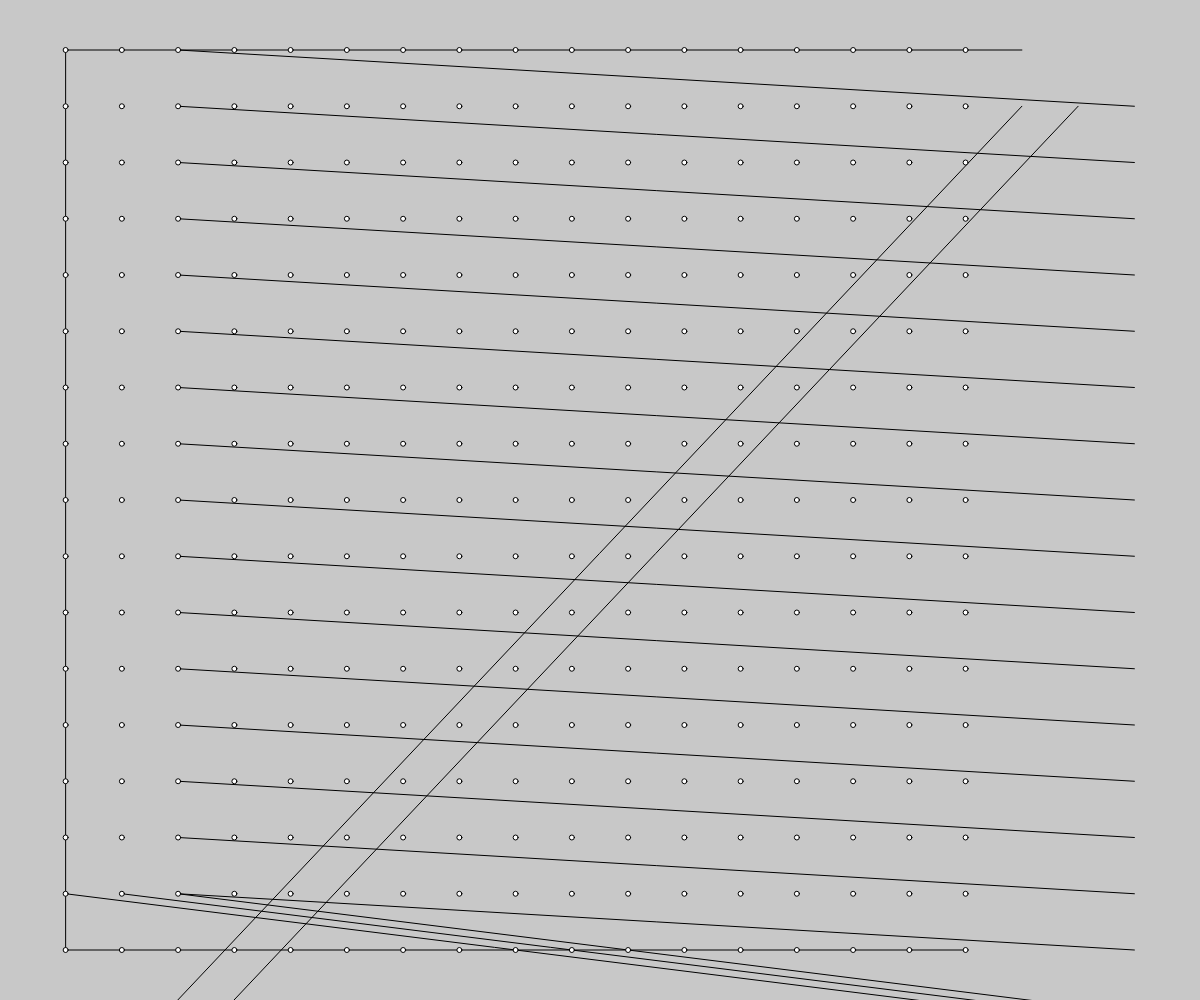
Frame 1 (no input)
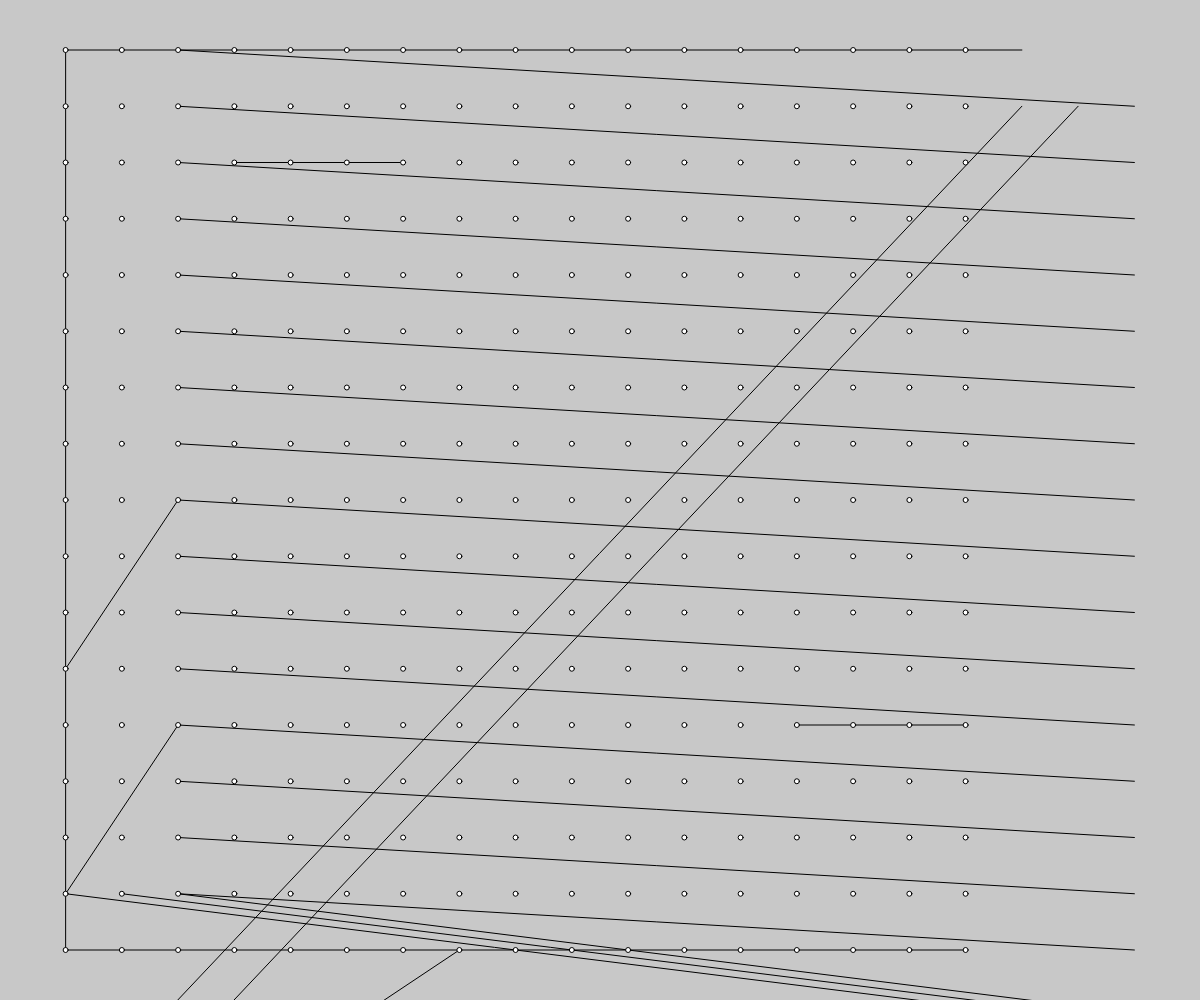
Frame 60 (no input)
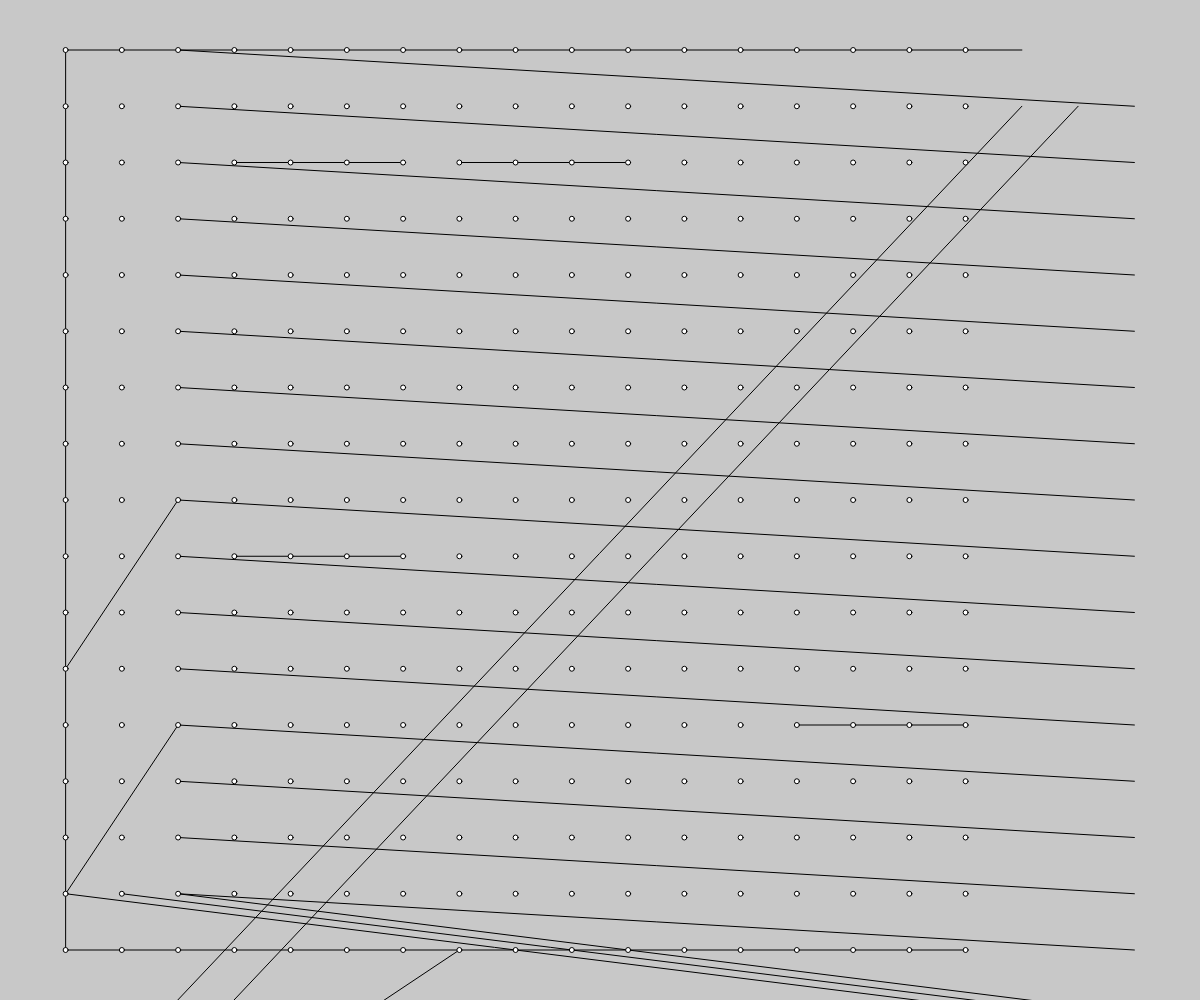
Frame 120 (the mouse pressed at the canvas centre since frame 60)

The p5.js sketch that drew these frames (run headless with seeded random() and noise() and a simulated clock; from frame 60 on, the mouse is pressed at the canvas centre):

// p5.js sketch
// ── sketch.js
const gridDim = 16;
const margin = 50;
const maxTries = 700;

// Teste de interseção de segmentos
function segmentIntersect(a, b, c, d) {
  // produto vetorial: sinal indica de que lado de p->q está r
  const cross = (p, q, r) =>
    (q[0] - p[0]) * (r[1] - p[1]) - (q[1] - p[1]) * (r[0] - p[0]);

  // assume r colinear com p-q: verifica se está dentro do retângulo delimitador
  const onSeg = (p, q, r) =>
    Math.min(p[0], q[0]) <= r[0] && r[0] <= Math.max(p[0], q[0]) &&
    Math.min(p[1], q[1]) <= r[1] && r[1] <= Math.max(p[1], q[1]);

  const d1 = cross(c, d, a);
  const d2 = cross(c, d, b);
  const d3 = cross(a, b, c);
  const d4 = cross(a, b, d);

  // caso geral: a e b em lados opostos de c-d, e c e d em lados opostos de a-b
  if (((d1 > 0) !== (d2 > 0)) && d1 !== 0 && d2 !== 0 &&
      ((d3 > 0) !== (d4 > 0)) && d3 !== 0 && d4 !== 0) return true;

  // casos colineares / extremidade tocando o outro segmento
  if (d1 === 0 && onSeg(c, d, a)) return true;
  if (d2 === 0 && onSeg(c, d, b)) return true;
  if (d3 === 0 && onSeg(a, b, c)) return true;
  if (d4 === 0 && onSeg(a, b, d)) return true;

  return false;
}

class Grid {
  constructor (nx, ny, cell) {
    let mx = (width-nx*cell)/2;
    let my = (height-ny*cell)/2;
    let n = (nx+1)*(ny+1)
    Object.assign(this, {nx,ny,cell,mx,my,n})
    this.edges = new Set()
    this.pEdges = new Map()
  }
  pcode (i,j) {
    return i*(this.nx+1)+j
  }
  pcodeToGridCoords(p) {
    let j = p % (this.nx+1);
    let i = floor(p/(this.nx+1))
    return [i,j]
  }
  pcodeToCoords(p) {
    return this.coords(...this.pcodeToGridCoords(p))
  }
  coords (i,j) {
    return [this.mx+this.cell*i, this.my+this.cell*j]
  }
  ecode (p1,p2) {
    if (p1>p2) [p1,p2] = [p2,p1]; // Canonize edge codes
    return p1*(this.n+1)+p2
  }
  ecodeToPcode(e) {
    let p2 = e % (this.n+1);
    let p1 = floor(e/(this.n+1))
    return [p1,p2]
  }
  addEdge(p1,p2) {
    let e = this.ecode(p1,p2);
    this.edges.add(e);
    {
      let pedges = this.pEdges.get(p1) || []
      pedges.push (e)
      this.pEdges.set(p1,pedges)
    }
    {
      let pedges = this.pEdges.get(p2) || []
      pedges.push (e)
      this.pEdges.set(p2,pedges)
    }
  }
  randomEdge(len) {
    let p1 = floor(random(this.n));
    let [i,j] = this.pcodeToGridCoords(p1);
    
    let imin = max(0, i-len);
    let imax = min(i+len,this.nx);
    let jmin = max(0, j-len);
    let jmax = min(j+len,this.ny);
    let i2, j2;
    if (random()<0.5) {
      i2 = round(random(imin,imax))
      j2 = random([jmin,jmax])
    }
    else {
      i2 = random([imin,imax])
      j2 = round(random(jmin,jmax))
    }
    let p2 = this.pcode(i2,j2)
    return this.ecode(p1,p2)
  }
}

let grid;

function setup() {
  createCanvas(windowWidth, windowHeight);
  const aspect = width/height;
  
  // Create grid
  if (aspect > 1) {
    let ny = gridDim;
    let nx = floor (gridDim * aspect);
    let cell = (height-margin*2)/gridDim;
    grid = new Grid(nx,ny,cell)
  }
  else {
    let nx = gridDim;
    let ny = floor (gridDim / aspect);
    let cell = (width-margin/2)/gridDim;
    grid = new Grid(nx,ny,cell)
  }
  
  // Border edges
  for (let i = 0; i < grid.nx; i++) {
    grid.addEdge(grid.pcode(i,0),grid.pcode(i+1,0));
    grid.addEdge(grid.pcode(i,grid.ny),grid.pcode(i+1,grid.ny));
  }
  for (let j = 0; j < grid.ny; j++) {
    grid.addEdge(grid.pcode(0,j),grid.pcode(0,j+1));
    grid.addEdge(grid.pcode(grid.nx,j),grid.pcode(grid.nx,j+1));
  }
}

function splitEdge (e) {
  let [p1,p2] = grid.ecodeToPcode(e);
  let [i1,j1] = grid.pcodeToGridCoords(p1);
  let [i2,j2] = grid.pcodeToGridCoords(p2);
  let [di,dj] = [i2-i1,j2-j1]
  if (abs(di) == abs(dj) || i1 == i2 || j1 == j2) {
    let n = max(abs(di),abs(dj));
    let [i,j] = [i1,j1];
    let result = [];
    di /= n;
    dj /= n;
    for (let k = 1; k <= n; k++) {
      let p1 = grid.pcode(i1+di*(k-1),j1+dj*(k-1));
      let p2 = grid.pcode(i1+di*(k),j1+dj*(k));
      result.push(grid.ecode(p1,p2))
    }
    return result;
  }
  else return [e]
}

function addRandomEdge() {
  const len = 3;
  let e = grid.randomEdge(len);
  if (grid.edges.has(e)) return null; // Duplicate edge
  let [p1,p2] = grid.ecodeToPcode(e);
  if (p1 == p2) return null; // Degenerate edge
  let a = grid.pcodeToGridCoords(p1)
  let b = grid.pcodeToGridCoords(p2)
  let elen = max(abs(a[0]-b[0]), abs(a[1]-b[1]));
  if (elen < len) return; // Small edge
  for (let e2 of grid.edges) {
    let [p3,p4] = grid.ecodeToPcode(e2);
    if (p3 == p1 || p3 == p2 || p4 == p1 || p4 == p2) continue;
    let c = grid.pcodeToGridCoords(p3)
    let d = grid.pcodeToGridCoords(p4)
    if (segmentIntersect(a,b,c,d)) return null;
  }
  for (let e1 of splitEdge(e)) {
    let [p1,p2] = grid.ecodeToPcode(e1);
    grid.addEdge(p1,p2)
  }
}


function trimEdges () {
  let toTrim = [];
  for (let e of grid.edges) {
    let [p1,p2] = grid.ecodeToPcode(e);
    let pedges1 = grid.pEdges.get(p1);
    let pedges2 = grid.pEdges.get(p2);
    if (pedges1.length < 2 || pedges2.length < 2) {
      toTrim.push(e);
      pedges1.splice(pedges1.indexOf(p1),1)
      pedges2.splice(pedges2.indexOf(p2),1)
    }
  }
  for (let e of toTrim) {
    grid.edges.delete(e)
  }
}
function draw() {
  background(200)

  if (frameCount < maxTries) {
    addRandomEdge();
  } 
  else if (frameCount === maxTries) {
    print ("stopped");
  }
  else if (frameCount < maxTries+10) {
    trimEdges()
  }
  
  // Draw edges
  for (let e of grid.edges) {
    let [p1,p2] = grid.ecodeToPcode(e);
    line (...grid.pcodeToCoords(p1), ...grid.pcodeToCoords(p2))
  }

  for (let p = 0; p < grid.n; p++) {
    circle (...grid.pcodeToCoords(p),5)
  }
  
}
